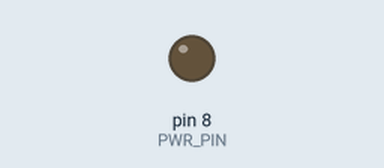
Simulated run of this sketch. Board: Arduino Uno, built with avr-gcc and run on an emulated ATmega328P. Parts: output pins drawn as LEDs (lit = HIGH).

Above: at 0.2 s.
Timing chart, 0 to 1.7 s (numbered marks = the images above):
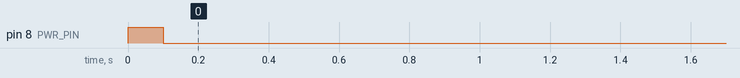

The sketch:

remote_power.ino
```cpp
// Tristan Caetano
// Remote Power to Server

// This script is an arduino test and is NOT needed for the program to work

// Server Power Pin
#define PWR_PIN 8

void setup() {

  pinMode(PWR_PIN, OUTPUT);

  digitalWrite(PWR_PIN, HIGH);
  delay(100);
  digitalWrite(PWR_PIN, LOW);
}

void loop(){

}
```
